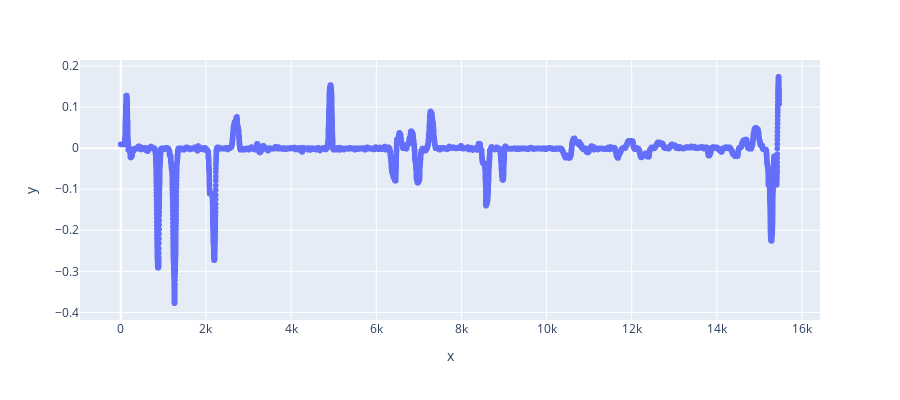

Notebook source saved alongside this figure:
### Code cell
import plotly.express as px
import plotly.graph_objects as go

fig = px.scatter(x=range(len(steer_angle)), y=steer_angle, width=900, height=400)
fig.show()

### Figure 1 — Plotly figure (JSON) as saved in the notebook; plotly's stock layout.template omitted (floating-point values rounded to 4 significant figures; data arrays with more than 128 entries replaced by an {"elided": "..."} marker saying what was removed)
{"data": [{"hovertemplate": "x=%{x}<br>y=%{y}<extra></extra>", "legendgroup": "", "marker": {"color": "#636efa", "symbol": "circle"}, "mode": "markers", "name": "", "showlegend": false, "type": "scattergl", "x": {"elided": "15465 int values"}, "xaxis": "x", "y": {"elided": "15465 float values"}, "yaxis": "y"}], "layout": {"height": 400, "legend": {"tracegroupgap": 0}, "margin": {"t": 60}, "width": 900, "xaxis": {"anchor": "y", "domain": [0, 1], "title": {"text": "x"}}, "yaxis": {"anchor": "x", "domain": [0, 1], "title": {"text": "y"}}}}
